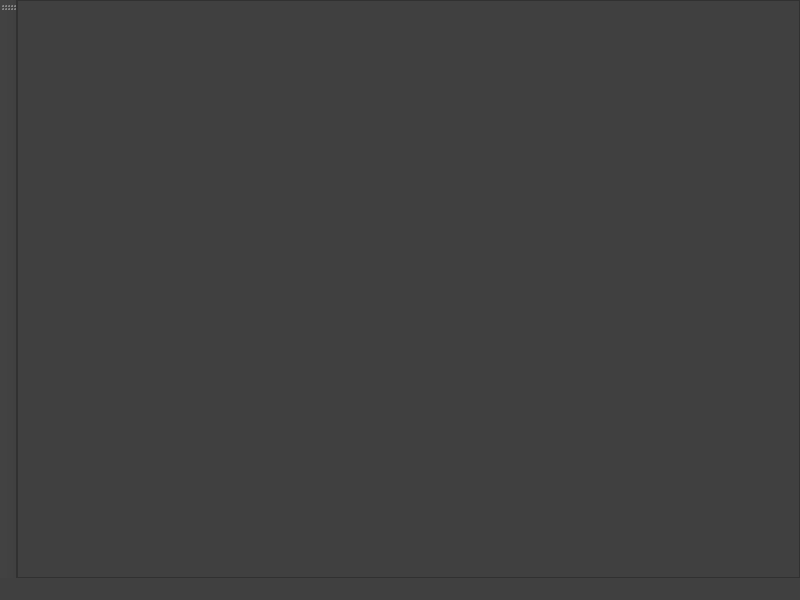
<?xml version="1.0" encoding="UTF-8"?>
<ui version="4.0">
 <class>TakeALookMainWindow</class>
 <widget class="QMainWindow" name="TakeALookMainWindow">
  <property name="geometry">
   <rect>
    <x>0</x>
    <y>0</y>
    <width>800</width>
    <height>600</height>
   </rect>
  </property>
  <property name="windowTitle">
   <string>Take A Look</string>
  </property>
  <property name="styleSheet">
   <string notr="true">* {background-color : rgb(64, 64, 64)}
QToolTip {background: lightgray;}</string>
  </property>
  <widget class="QWidget" name="centralwidget">
   <layout class="QGridLayout" name="gridLayout">
    <property name="leftMargin">
     <number>0</number>
    </property>
    <property name="topMargin">
     <number>0</number>
    </property>
    <property name="rightMargin">
     <number>0</number>
    </property>
    <property name="bottomMargin">
     <number>0</number>
    </property>
    <property name="horizontalSpacing">
     <number>6</number>
    </property>
    <item row="0" column="0">
     <widget class="View" name="graphicsView">
      <property name="backgroundBrush">
       <brush brushstyle="NoBrush">
        <color alpha="255">
         <red>0</red>
         <green>0</green>
         <blue>0</blue>
        </color>
       </brush>
      </property>
      <property name="foregroundBrush">
       <brush brushstyle="NoBrush">
        <color alpha="255">
         <red>0</red>
         <green>0</green>
         <blue>0</blue>
        </color>
       </brush>
      </property>
     </widget>
    </item>
   </layout>
  </widget>
  <widget class="QMenuBar" name="menubar">
   <property name="geometry">
    <rect>
     <x>0</x>
     <y>0</y>
     <width>800</width>
     <height>22</height>
    </rect>
   </property>
  </widget>
  <widget class="QStatusBar" name="statusbar"/>
  <widget class="QToolBar" name="toolBar">
   <property name="windowTitle">
    <string>toolBar</string>
   </property>
   <attribute name="toolBarArea">
    <enum>LeftToolBarArea</enum>
   </attribute>
   <attribute name="toolBarBreak">
    <bool>false</bool>
   </attribute>
  </widget>
 </widget>
 <customwidgets>
  <customwidget>
   <class>View</class>
   <extends>QGraphicsView</extends>
   <header>mainwindow/view.h</header>
  </customwidget>
 </customwidgets>
 <resources/>
 <connections/>
</ui>
